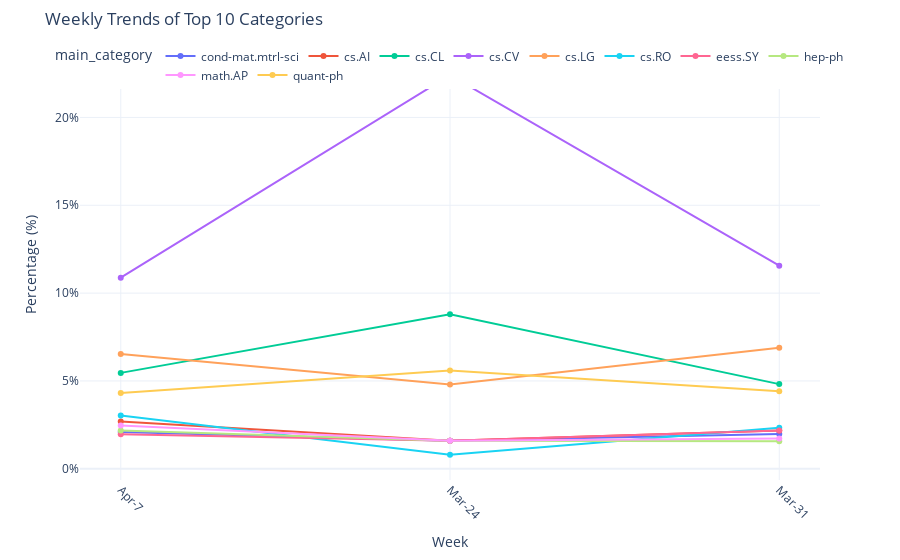

The notebook cell this image was saved under:
### Code cell
import plotly.express as px
import pandas as pd

# Convert Spark DataFrame to Pandas and prepare data
top_cat_pandas = top_cat_trend.orderBy("week_date", "main_category").toPandas()

# Create line chart with Plotly
fig = px.line(
    top_cat_pandas, 
    x='week_date', 
    y='percentage', 
    color='main_category',
    markers=True,
    title='Weekly Trends of Top 10 Categories',
    labels={'week_date': 'Week', 'percentage': 'Percentage (%)'}
)

# Basic layout improvements
fig.update_layout(
    xaxis=dict(tickangle=45),
    yaxis=dict(ticksuffix='%'),
    legend=dict(
        orientation='h',  # Horizontal orientation
        yanchor='top', # Anchor to bottom of legend box
        y=1.02,          # Position just above the plot area
        xanchor='center', # Center horizontally
        x=0.5
    ),
    margin=dict(t=50),   # Add top margin for legend space
    template='plotly_white'
)

# Show the plot
fig.show(render="png")

### Figure 1 — Plotly figure (JSON) as saved in the notebook; plotly's stock layout.template omitted (floating-point values rounded to 4 significant figures)
{"data": [{"hovertemplate": "main_category=cond-mat.mtrl-sci<br>Week=%{x}<br>Percentage (%)=%{y}<extra></extra>", "legendgroup": "cond-mat.mtrl-sci", "line": {"color": "#636efa", "dash": "solid"}, "marker": {"symbol": "circle"}, "mode": "lines+markers", "name": "cond-mat.mtrl-sci", "orientation": "v", "showlegend": true, "type": "scatter", "x": ["Apr-7", "Mar-24", "Mar-31"], "xaxis": "x", "y": [2.09, 1.6, 1.98], "yaxis": "y"}, {"hovertemplate": "main_category=cs.AI<br>Week=%{x}<br>Percentage (%)=%{y}<extra></extra>", "legendgroup": "cs.AI", "line": {"color": "#EF553B", "dash": "solid"}, "marker": {"symbol": "circle"}, "mode": "lines+markers", "name": "cs.AI", "orientation": "v", "showlegend": true, "type": "scatter", "x": ["Apr-7", "Mar-24", "Mar-31"], "xaxis": "x", "y": [2.69, 1.6, 2.18], "yaxis": "y"}, {"hovertemplate": "main_category=cs.CL<br>Week=%{x}<br>Percentage (%)=%{y}<extra></extra>", "legendgroup": "cs.CL", "line": {"color": "#00cc96", "dash": "solid"}, "marker": {"symbol": "circle"}, "mode": "lines+markers", "name": "cs.CL", "orientation": "v", "showlegend": true, "type": "scatter", "x": ["Apr-7", "Mar-24", "Mar-31"], "xaxis": "x", "y": [5.46, 8.8, 4.82], "yaxis": "y"}, {"hovertemplate": "main_category=cs.CV<br>Week=%{x}<br>Percentage (%)=%{y}<extra></extra>", "legendgroup": "cs.CV", "line": {"color": "#ab63fa", "dash": "solid"}, "marker": {"symbol": "circle"}, "mode": "lines+markers", "name": "cs.CV", "orientation": "v", "showlegend": true, "type": "scatter", "x": ["Apr-7", "Mar-24", "Mar-31"], "xaxis": "x", "y": [10.88, 22.4, 11.56], "yaxis": "y"}, {"hovertemplate": "main_category=cs.LG<br>Week=%{x}<br>Percentage (%)=%{y}<extra></extra>", "legendgroup": "cs.LG", "line": {"color": "#FFA15A", "dash": "solid"}, "marker": {"symbol": "circle"}, "mode": "lines+markers", "name": "cs.LG", "orientation": "v", "showlegend": true, "type": "scatter", "x": ["Apr-7", "Mar-24", "Mar-31"], "xaxis": "x", "y": [6.53, 4.8, 6.89], "yaxis": "y"}, {"hovertemplate": "main_category=cs.RO<br>Week=%{x}<br>Percentage (%)=%{y}<extra></extra>", "legendgroup": "cs.RO", "line": {"color": "#19d3f3", "dash": "solid"}, "marker": {"symbol": "circle"}, "mode": "lines+markers", "name": "cs.RO", "orientation": "v", "showlegend": true, "type": "scatter", "x": ["Apr-7", "Mar-24", "Mar-31"], "xaxis": "x", "y": [3.03, 0.8, 2.33], "yaxis": "y"}, {"hovertemplate": "main_category=eess.SY<br>Week=%{x}<br>Percentage (%)=%{y}<extra></extra>", "legendgroup": "eess.SY", "line": {"color": "#FF6692", "dash": "solid"}, "marker": {"symbol": "circle"}, "mode": "lines+markers", "name": "eess.SY", "orientation": "v", "showlegend": true, "type": "scatter", "x": ["Apr-7", "Mar-24", "Mar-31"], "xaxis": "x", "y": [1.96, 1.6, 2.18], "yaxis": "y"}, {"hovertemplate": "main_category=hep-ph<br>Week=%{x}<br>Percentage (%)=%{y}<extra></extra>", "legendgroup": "hep-ph", "line": {"color": "#B6E880", "dash": "solid"}, "marker": {"symbol": "circle"}, "mode": "lines+markers", "name": "hep-ph", "orientation": "v", "showlegend": true, "type": "scatter", "x": ["Apr-7", "Mar-24", "Mar-31"], "xaxis": "x", "y": [2.18, 1.6, 1.57], "yaxis": "y"}, {"hovertemplate": "main_category=math.AP<br>Week=%{x}<br>Percentage (%)=%{y}<extra></extra>", "legendgroup": "math.AP", "line": {"color": "#FF97FF", "dash": "solid"}, "marker": {"symbol": "circle"}, "mode": "lines+markers", "name": "math.AP", "orientation": "v", "showlegend": true, "type": "scatter", "x": ["Apr-7", "Mar-24", "Mar-31"], "xaxis": "x", "y": [2.47, 1.6, 1.72], "yaxis": "y"}, {"hovertemplate": "main_category=quant-ph<br>Week=%{x}<br>Percentage (%)=%{y}<extra></extra>", "legendgroup": "quant-ph", "line": {"color": "#FECB52", "dash": "solid"}, "marker": {"symbol": "circle"}, "mode": "lines+markers", "name": "quant-ph", "orientation": "v", "showlegend": true, "type": "scatter", "x": ["Apr-7", "Mar-24", "Mar-31"], "xaxis": "x", "y": [4.31, 5.6, 4.41], "yaxis": "y"}], "layout": {"legend": {"orientation": "h", "title": {"text": "main_category"}, "tracegroupgap": 0, "x": 0.5, "xanchor": "center", "y": 1.02, "yanchor": "top"}, "margin": {"t": 50}, "title": {"text": "Weekly Trends of Top 10 Categories"}, "xaxis": {"anchor": "y", "domain": [0, 1], "tickangle": 45, "title": {"text": "Week"}}, "yaxis": {"anchor": "x", "domain": [0, 1], "ticksuffix": "%", "title": {"text": "Percentage (%)"}}}}
